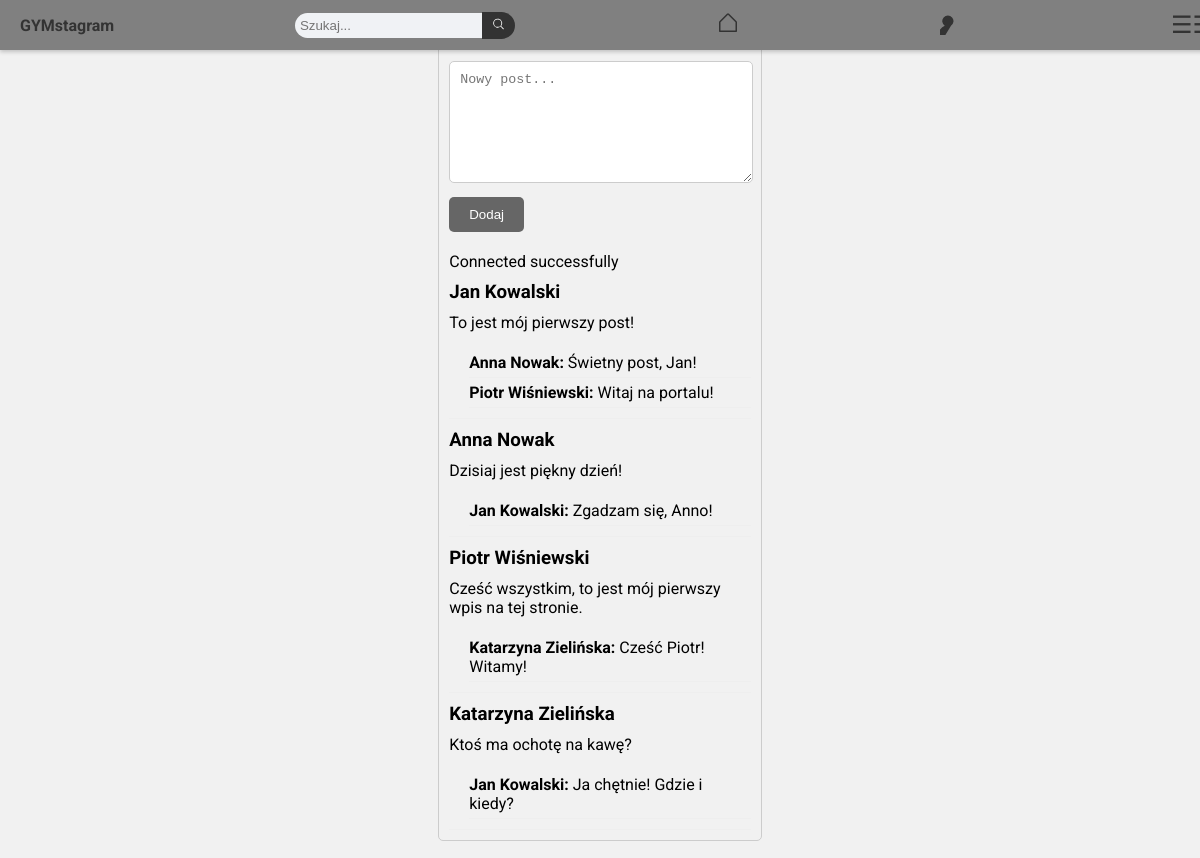
Screenshot of /gymstagram/glowna.php with the database file from the repository.
### tables this page shows
CREATE TABLE `posty` (
  `PostID` int(11) NOT NULL,
  `UżytkownikID` int(11) DEFAULT NULL,
  `Treść` text NOT NULL,
  `DataDodania` timestamp NOT NULL DEFAULT current_timestamp()
);

CREATE TABLE `komentarze` (
  `KomentarzID` int(11) NOT NULL,
  `PostID` int(11) DEFAULT NULL,
  `UżytkownikID` int(11) DEFAULT NULL,
  `Treść` text NOT NULL,
  `DataDodania` timestamp NOT NULL DEFAULT current_timestamp()
);

### gymstagram/display_posts.php (the view, shortened to what this page needs)
<?php
$servername = "localhost";
$username = "wiktor";
$password = "root";
$dbname = "gymstagram";
$conn = new mysqli($servername, $username, $password, $dbname);
if ($conn->connect_error) {
    die("Connection failed: " . $conn->connect_error);
} else {
    echo "Connected successfully<br>";
}
$sql = "SELECT p.PostID, p.Treść as PostTreść, u.Imię, u.Nazwisko
        FROM Posty p
        JOIN Użytkownicy u ON p.UżytkownikID = u.UżytkownikID
        ORDER BY p.DataDodania DESC";
$result = $conn->query($sql);
if ($result->num_rows > 0) {
    while($row = $result->fetch_assoc()) {
        echo "<div class='post-item'>";
        echo "<h3>" . $row["Imię"] . " " . $row["Nazwisko"] . "</h3>";
        echo "<p>" . $row["PostTreść"] . "</p>";
        $postId = $row["PostID"];
        $commentSql = "SELECT c.Treść as KomentarzTreść, cu.Imię, cu.Nazwisko
                       FROM Komentarze c
                       JOIN Użytkownicy cu ON c.UżytkownikID = cu.UżytkownikID
                       WHERE c.PostID = $postId
                       ORDER BY c.DataDodania ASC";
        $commentResult = $conn->query($commentSql);
        if ($commentResult->num_rows > 0) {
            echo "<div class='comment-list'>";
            while($commentRow = $commentResult->fetch_assoc()) {
                echo "<div class='comment-item'>";
                echo "<strong>" . $commentRow["Imię"] . " " . $commentRow["Nazwisko"] . ":</strong> ";
                echo "<span>" . $commentRow["KomentarzTreść"] . "</span>";
                echo "</div>";
            }
            echo "</div>";
        }
        echo "</div>";
    }
} else {
    echo "No posts found";
}
?>

### gymstagram/style.css (style rules this page uses)
body { background-color: #f1f1f1; margin: 0; padding: 0; display: flex; justify-content: center; align-items: center; min-height: 100vh; font-family: "Roboto", sans-serif; }
.post-item { border-bottom: 1px solid #eee; padding: 10px 0; }
.post-item p { margin-top: 10px; }
.post-item h3 { margin: 0; }
.comment-list { margin-top: 10px; padding-left: 20px; }
.comment-item { border-bottom: 1px solid #eee; padding: 5px 0; }

### rows the page displays
posty: UżytkownikID.Imię "Jan", UżytkownikID.Nazwisko "Kowalski", Treść "To jest mój pierwszy post!"
komentarze: UżytkownikID.Imię "Anna", UżytkownikID.Nazwisko "Nowak", Treść "Świetny post, Jan!"
komentarze: UżytkownikID.Imię "Piotr", UżytkownikID.Nazwisko "Wiśniewski", Treść "Witaj na portalu!"
posty: UżytkownikID.Imię "Anna", UżytkownikID.Nazwisko "Nowak", Treść "Dzisiaj jest piękny dzień!"
komentarze: UżytkownikID.Imię "Jan", UżytkownikID.Nazwisko "Kowalski", Treść "Zgadzam się, Anno!"
posty: UżytkownikID.Imię "Piotr", UżytkownikID.Nazwisko "Wiśniewski", Treść "Cześć wszystkim, to jest mój pierwszy wpis na tej stronie."
komentarze: UżytkownikID.Imię "Katarzyna", UżytkownikID.Nazwisko "Zielińska", Treść "Cześć Piotr! Witamy!"
posty: UżytkownikID.Imię "Katarzyna", UżytkownikID.Nazwisko "Zielińska", Treść "Ktoś ma ochotę na kawę?"
komentarze: UżytkownikID.Imię "Jan", UżytkownikID.Nazwisko "Kowalski", Treść "Ja chętnie! Gdzie i kiedy?"
